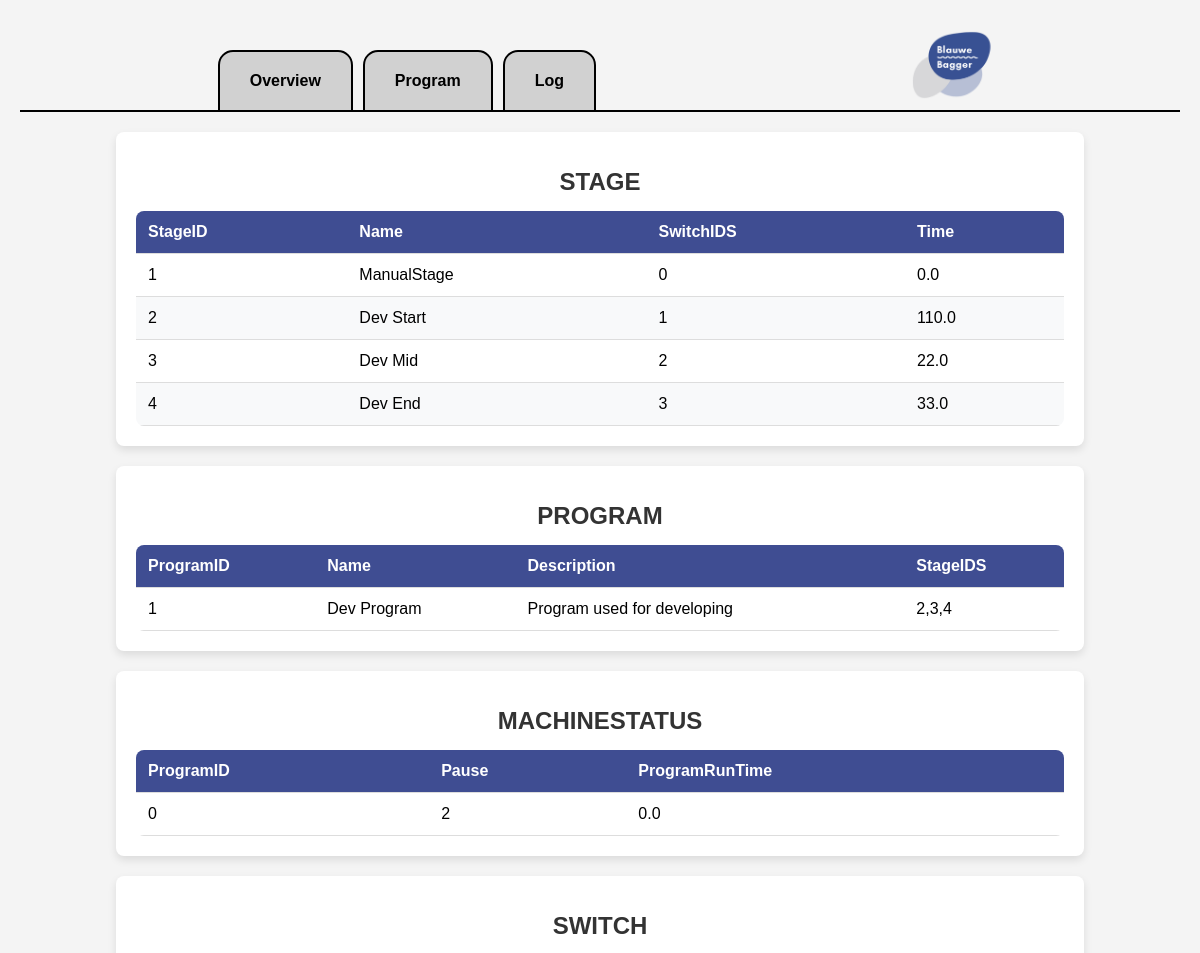
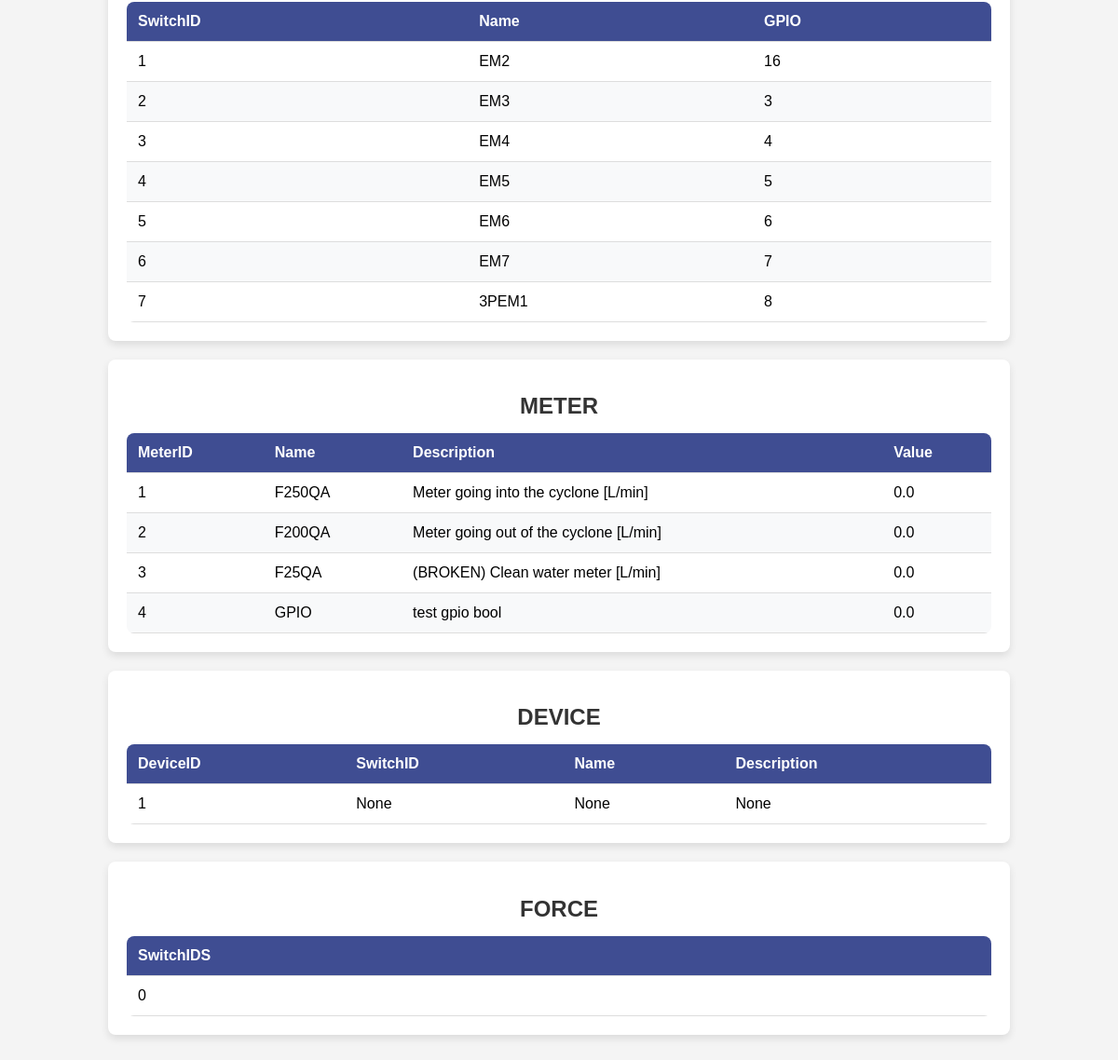
The page /tableview on the database its author committed (2 pictures, top to bottom).
### tables this page shows
CREATE TABLE STAGE (
    StageID INTEGER PRIMARY KEY AUTOINCREMENT,
    Name TEXT NOT NULL,
    SwitchIDS TEXT,
    Time REAL NOT NULL
);

CREATE TABLE PROGRAM (
    ProgramID INTEGER PRIMARY KEY AUTOINCREMENT,
    Name TEXT NOT NULL,
    Description TEXT,
    StageIDS TEXT NOT NULL
);

CREATE TABLE MACHINESTATUS (
    ProgramID INTEGER NOT NULL,
    Pause INTEGER NOT NULL CHECK (Pause IN (0,1,2)),
    ProgramRunTime REAL NOT NULL,
    PRIMARY KEY (ProgramID),
    FOREIGN KEY (ProgramID) REFERENCES PROGRAM(ProgramID)
);

CREATE TABLE SWITCH (
    SwitchID INTEGER PRIMARY KEY AUTOINCREMENT,
    Name TEXT NOT NULL,
    GPIO INTEGER NOT NULL
);

CREATE TABLE METER (
    MeterID INTEGER PRIMARY KEY AUTOINCREMENT,
    Name TEXT NOT NULL,
    Description TEXT,
    Value REAL NOT NULL
);

### server/server.py (the view)
@app.route("/tableview")
def tableview():
    tables = []
    for tableName in tableNames:
        tables.append(sF.getTable(tableName,0))
    return render_template('tableview.html',tables=tables,tableNames=tableNames)

### server/serverFunctions/getTable.py (called while the page is built)
def getTable(table,add):
    db = sqlite3.connect('../data/machine.db',timeout=5)
    cs = db.execute('SELECT * FROM ' + table)
    ns = [description[0] for description in cs.description]
    result = []
    rows = 1;
    for ci in cs:
        result.append(dict(zip(ns,ci)))
        rows = rows + 1
    if add:
        if table != "MACHINESTATUS" and table != "FORCE":
            result.append(dict(zip(ns,[rows]+[None]*len(ns))))
    else:
        if not result:
            result.append(dict(zip(ns,[rows]+[None]*len(ns))))
    db.close()
    return result

### server/templates/tableview.html
{% extends "layout.html" %}
{% block main %}
	{% for table in tables %}
		<div class="table-container">
			<h1>{{ tableNames[loop.index-1] }}</h1>
                	<table>
                        	<thead>
                                	<tr>
					{% for key, value in table[0].items() %}
                                        	        <th>{{key}}</th>
                                 	       {% endfor %}
                                	</tr>
                       		</thead>
                        	<tbody>
                                	{% for item in table %}
                                        	<tr>
                                                	{% for key, value in item.items() %}
                                                	        <td>{{value}}</th>
                                        	        {% endfor %}
                                	        </tr>
                        	        {% endfor %}
                	        </tbody>
        	        </table>
	        </div>
	{% endfor %}
{% endblock %}

### server/static/styles.css (style rules this page uses)
.table-container { width: 80%; margin: 20px auto; padding: 20px; background: #fff; box-shadow: 0 4px 8px rgba(0, 0, 0, 0.1); border-radius: 8px; }
h1 { text-align: center; font-size: 1.5rem; margin-bottom: 15px; color: #333; }
.table-container table { width: 100%; border-collapse: collapse; overflow: hidden; border-radius: 8px; }
.table-container thead { background: #3F4D92; color: #fff; }
.table-container th, .table-container td { padding: 12px; text-align: left; border-bottom: 1px solid #ddd; }
.table-container tbody tr:nth-child(even) { background: #f8f9fa; }
h1 { text-align: center; }

### rows shown on the page
STAGE: key "Name", key "Time", item "1" "0", Name "ManualStage", Time "0.0"
STAGE: item "2" "1", Name "Dev Start", Time "110.0"
STAGE: item "3" "2", Name "Dev Mid", Time "22.0"
STAGE: item "4" "3", Name "Dev End", Time "33.0"
PROGRAM: key "Name", key "Description", key "StageIDS", item "1", Name "Dev Program", Description "Program used for developing", StageIDS "2,3,4"
MACHINESTATUS: key "ProgramRunTime", item "0" "2", ProgramRunTime "0.0"
SWITCH: key "Name", item "1" "16", Name "EM2"
SWITCH: item "2" "3", Name "EM3"
SWITCH: item "3" "4", Name "EM4"
SWITCH: item "4" "5", Name "EM5"
SWITCH: item "5" "6", Name "EM6"
SWITCH: item "6" "7", Name "EM7"
SWITCH: item "7" "8", Name "3PEM1"
METER: key "Name", key "Description", key "Value", item "1", Name "F250QA", Description "Meter going into the cyclone [L/min]", Value "0.0"
METER: item "2", Name "F200QA", Description "Meter going out of the cyclone [L/min]", Value "0.0"
METER: item "3", Name "F25QA", Description "(BROKEN) Clean water meter [L/min]", Value "0.0"
METER: item "4", Name "GPIO", Description "test gpio bool", Value "0.0"

### other values the page prints
{{ tableNames[loop.index-1] }} "STAGE" "PROGRAM" "MACHINESTATUS" "SWITCH" "METER" "DEVICE" "FORCE"
{{ key }} "StageID" "SwitchIDS" "ProgramID" "ProgramID" "Pause" "SwitchID" "GPIO" "MeterID" "DeviceID" "SwitchID" "Name" "Description" "SwitchIDS"
{{ value }} "1" "None" "None" "None" "0"
